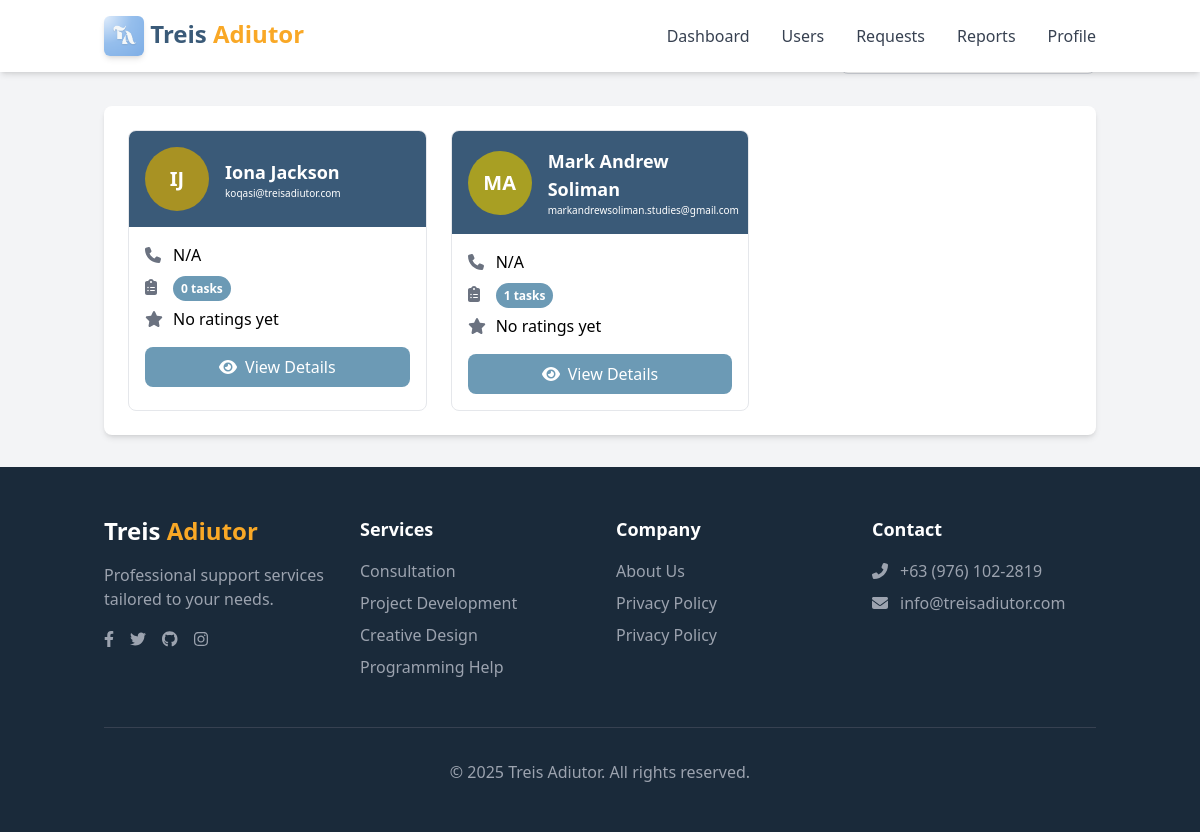
Page /admin/manage_clients.php (signed in) on the committed database.
### tables this page shows
CREATE TABLE `users` (
  `userID` int(11) NOT NULL,
  `fullName` varchar(100) DEFAULT NULL,
  `email` varchar(100) DEFAULT NULL,
  `password` varchar(255) DEFAULT NULL,
  `role` enum('admin','client','adiutor') NOT NULL,
  `phoneNumber` varchar(20) DEFAULT NULL,
  `profilePic` varchar(255) DEFAULT NULL,
  `status` enum('active','inactive') DEFAULT 'active',
  `dateCreated` timestamp NOT NULL DEFAULT current_timestamp()
);

### admin/manage_clients.php (the view, shortened to what this page needs)
<?php
require_once '../includes/db.php';
$clients = [];
$client_stats = [];
$clients_query = "SELECT * FROM users WHERE role IN ('client')";
$clients_result = $conn->query($clients_query);
if ($clients_result && $clients_result->num_rows > 0) {
    while ($client = $clients_result->fetch_assoc()) {
        $clients[] = $client;
        $rating_query = "SELECT AVG(rating) as avg_rating FROM feedbacks WHERE giver_id = ?";
        $rating_stmt = $conn->prepare($rating_query);
        $rating_stmt->bind_param("i", $client['userID']);
        $rating_stmt->execute();
        $rating_result = $rating_stmt->get_result();
        $rating_data = $rating_result->fetch_assoc();
        $task_query = "SELECT COUNT(*) as task_count FROM tasks t
                      JOIN forms f ON t.formID = f.formID
                      WHERE f.userID = ?";
        $task_stmt = $conn->prepare($task_query);
        $task_stmt->bind_param("i", $client['userID']);
        $task_stmt->execute();
        $task_result = $task_stmt->get_result();
        $task_data = $task_result->fetch_assoc();
        $client_stats[$client['userID']] = [
            'avg_rating' => $rating_data['avg_rating'] ? round($rating_data['avg_rating'], 1) : 'N/A',
            'task_count' => $task_data['task_count']
        ];
    }
} else {
}
?>
<!DOCTYPE html>
<html lang="en">
<head>
    <script src="https://cdn.tailwindcss.com"></script>
</head>
<body class="bg-gray-100 min-h-screen flex flex-col">
<?php include 'components/navbar.php'; ?>
<div class="container mx-auto px-4 py-8">
    <div class="flex flex-col md:flex-row justify-between items-center mb-8">
        <h1 class="text-3xl font-bold text-primary mb-4 md:mb-0">My Clients</h1>
        <div class="relative w-full md:w-64">
            <div class="absolute left-3 top-2.5 text-gray-400">
            </div>
        </div>
    </div>
    <div class="bg-white rounded-lg shadow-md p-6">
        <?php if (empty($clients)): ?>
        <div class="flex items-center bg-blue-50 p-4 rounded-lg text-primary">
            <i class="fas fa-info-circle mr-3 text-lg"></i>
            <p>You haven't served any clients yet.</p>
        </div>
        <?php else: ?>
        <div id="clientGrid" class="grid grid-cols-1 md:grid-cols-2 lg:grid-cols-3 gap-6">
            <?php foreach ($clients as $client): ?>
            <div class="client-card bg-white rounded-lg border border-gray-200 overflow-hidden hover:shadow-lg transition-shadow duration-300">
                <div class="bg-primary p-4 flex items-center">
                    <?php
                    $name_parts = explode(' ', trim($client['fullName']));
                    $initials = '';
                    foreach ($name_parts as $part) {
                        if (!empty($part)) {
                            $initials .= strtoupper(substr($part, 0, 1));
                        }
                    }
                    $initials = substr($initials, 0, 2);
                    $color = stringToColor($client['userID']);
                    ?>
                    <div class="flex-shrink-0 mr-4">
                        <div class="w-16 h-16 rounded-full flex items-center justify-center text-xl font-bold text-white"
                            style="background-color: <?php echo $color; ?>">
                            <?php echo $initials; ?>
                        </div>
                    </div>
                    <div class="text-white">
                        <h3 class="text-lg font-semibold"><?php echo $client['fullName']; ?></h3>
                        <p class="text-secondary-100 text-[10px]"><?php echo $client['email']; ?></p>
                    </div>
                </div>
                <div class="p-4">
                    <div class="flex items-center mb-2">
                        <div class="w-5 text-gray-500">
                            <i class="fas fa-phone"></i>
                        </div>
                        <span class="ml-2"><?php echo !empty($client['phoneNumber']) ? formatPhone($client['phoneNumber']) : 'N/A'; ?></span>
                    </div>
                    <div class="flex items-center mb-2">
                        <div class="w-5 text-gray-500">
                            <i class="fas fa-clipboard-list"></i>
                        </div>
                        <span class="ml-2">
                            <span class="px-2 py-1 text-xs font-semibold rounded-full bg-secondary text-white">
                                <?php echo isset($client_stats[$client['userID']]) ? $client_stats[$client['userID']]['task_count'] : '0'; ?> tasks
                            </span>
                        </span>
                    </div>
                    <div class="flex items-center mb-4">
                        <div class="w-5 text-gray-500">
                            <i class="fas fa-star"></i>
                        </div>
                        <div class="ml-2">
                            <?php
                            $rating = isset($client_stats[$client['userID']]) ? $client_stats[$client['userID']]['avg_rating'] : 'N/A';
                            if ($rating != 'N/A') {
                                echo '<div class="flex items-center">';
                                for ($i = 1; $i <= 5; $i++) {
                                    if ($i <= $rating) {
                                        echo '<i class="fas fa-star text-accent"></i>';
                                    } elseif ($i - 0.5 <= $rating) {
                                        echo '<i class="fas fa-star-half-alt text-accent"></i>';
                                    } else {
                                        echo '<i class="far fa-star text-accent"></i>';
                                    }
                                }
                                echo '<span class="ml-2 text-sm text-gray-600">(' . $rating . ')</span></div>';
                            } else {
                                echo 'No ratings yet';
                            }
                            ?>
                        </div>
                    </div>
                    <button type="button" class="view-client w-full py-2 bg-secondary hover:bg-primary text-white rounded-lg transition-colors duration-300 flex items-center justify-center"
                        data-id="<?php echo $client['userID']; ?>">
                        <i class="fas fa-eye mr-2"></i> View Details
                    </button>
                </div>
            </div>
            <?php endforeach; ?>
        </div>
        <?php endif; ?>
    </div>
</div>
<?php
function stringToColor($str) {
    $str = (string) $str;
    $hash = 0;
    for ($i = 0; $i < strlen($str); $i++) {
        $hash = ord($str[$i]) + (($hash << 5) - $hash);
    }
    $h = $hash % 360;
    $s = 65;
    $l = 40;
    $c = (1 - abs(2 * $l / 100 - 1)) * $s / 100;
    $x = $c * (1 - abs(fmod(($h / 60), 2) - 1));
    $m = $l / 100 - $c / 2;
    if ($h < 60) {
        $r = $c; $g = $x; $b = 0;
    } else if ($h < 120) {
        $r = $x; $g = $c; $b = 0;
    } else if ($h < 180) {
        $r = 0; $g = $c; $b = $x;
    } else if ($h < 240) {
        $r = 0; $g = $x; $b = $c;
    } else if ($h < 300) {
        $r = $x; $g = 0; $b = $c;
    } else {
        $r = $c; $g = 0; $b = $x;
    }
    $r = floor(($r + $m) * 255);
    $g = floor(($g + $m) * 255);
    $b = floor(($b + $m) * 255);
    return "rgb($r, $g, $b)";
}
?>
<?php require_once 'components/footer.php'; ?>

### rows in the picture
users: initials "IJ", fullName "Iona Jackson", email "koqasi@treisadiutor.com", shows "N/A", userID "0", shows "No ratings yet"
users: initials "MA", fullName "Mark Andrew Soliman", email "markandrewsoliman.studies@gmail.com", shows "N/A", userID "1", shows "No ratings yet"
